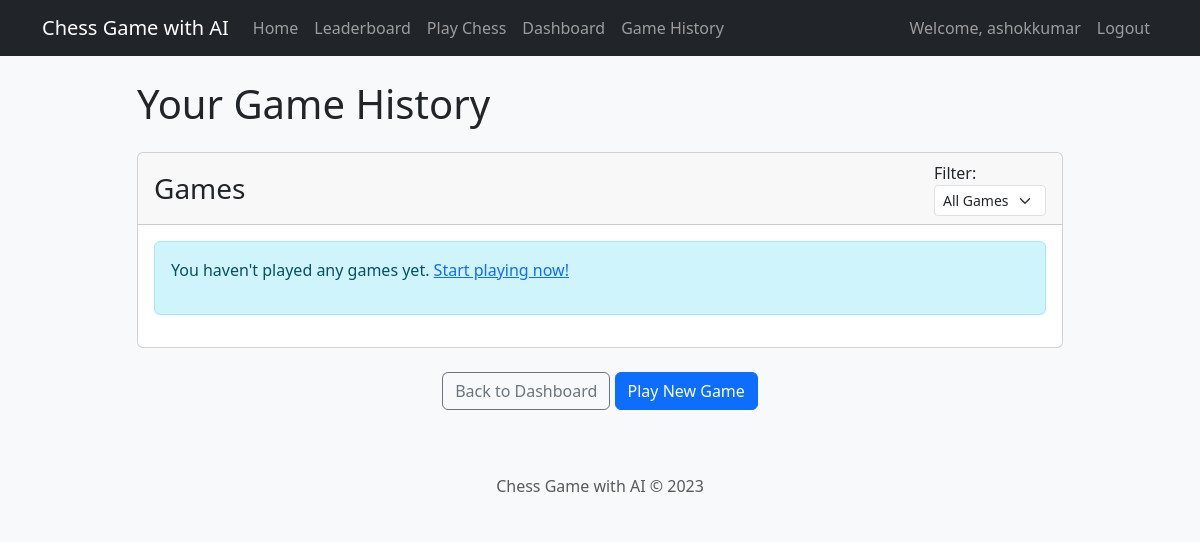
The page /game_history (signed in) on the database as committed earlier.
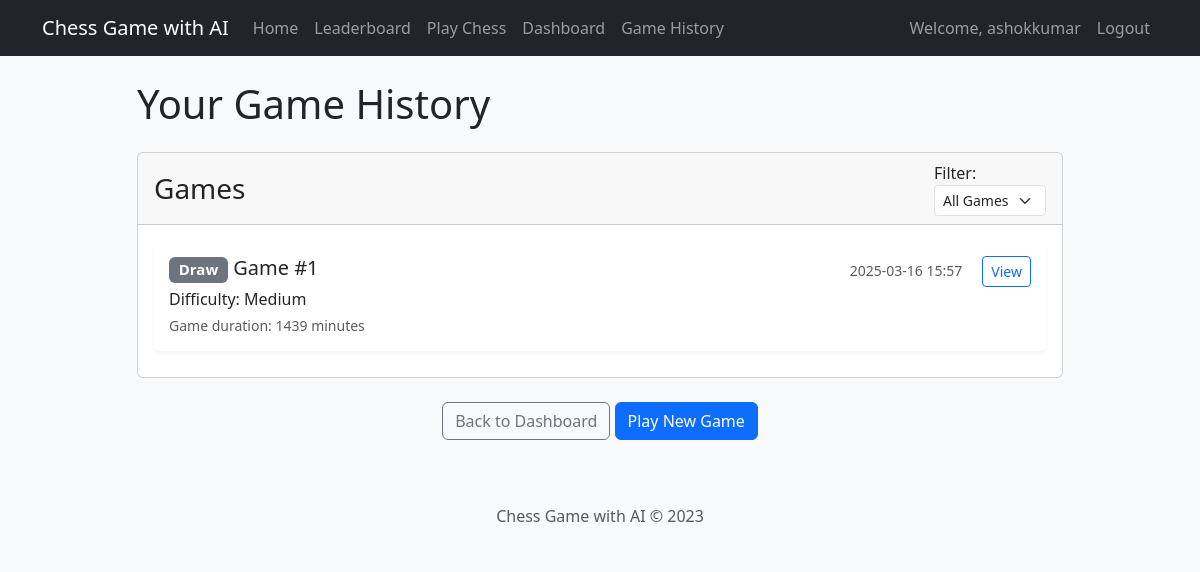
The same page on the database as committed later.
### chess_app/db/models.py (models this page shows, shortened)
class Game(db.Model):
    __tablename__ = 'games'
    id = db.Column(db.Integer, primary_key=True)
    user_id = db.Column(db.Integer, db.ForeignKey('users.id'), nullable=False)
    start_time = db.Column(db.DateTime, default=datetime.utcnow)
    end_time = db.Column(db.DateTime, nullable=True)
    result = db.Column(db.String(10), nullable=True)  # 'win', 'loss', 'draw'
    difficulty = db.Column(db.String(10), nullable=False, default='medium')
    moves = db.Column(db.Text, nullable=True)  # Stored as JSON string
    final_fen = db.Column(db.String(100), nullable=True)

### chess_app/web/app.py (the view)
    @app.route('/game_history')
    @login_required
    def game_history():
        games = Game.query.filter_by(user_id=current_user.id).order_by(Game.end_time.desc()).all()
        return render_template('game_history.html', games=games)

### chess_app/web/templates/game_history.html (shortened to what this page needs)
{% extends "base.html" %}
{% block content %}
<div class="row">
    <div class="col-md-10 offset-md-1">
        <h1 class="mb-4">Your Game History</h1>
        <div class="card mb-4">
            <div class="card-header d-flex justify-content-between align-items-center">
                <h3 class="card-title mb-0">Games</h3>
                <div class="form-inline">
                    <label for="history-filter" class="me-2">Filter:</label>
                    <select id="history-filter" class="form-select form-select-sm">
                        <option value="all" selected>All Games</option>
                    </select>
                </div>
            </div>
            <div class="card-body">
                {% if games %}
                <div class="list-group">
                    {% for game in games %}
                    <div class="game-history-item" data-result="{{ game.result }}">
                        <div class="d-flex justify-content-between align-items-center">
                            <h5 class="mb-1">
                                {% if game.result == 'win' %}
                                <span class="badge bg-success">Win</span>
                                {% elif game.result == 'loss' %}
                                <span class="badge bg-danger">Loss</span>
                                {% else %}
                                <span class="badge bg-secondary">Draw</span>
                                {% endif %}
                                Game #{{ game.id }}
                            </h5>
                            <div>
                                <small class="text-muted me-3">{{ game.end_time.strftime('%Y-%m-%d %H:%M') }}</small>
                                <a href="{{ url_for('view_game', game_id=game.id) }}" class="btn btn-sm btn-outline-primary">View</a>
                            </div>
                        </div>
                        <p class="mb-1">Difficulty: {{ game.difficulty.capitalize() }}</p>
                        <p class="mb-0 small text-muted">Game duration:
                            {% if game.start_time and game.end_time %}
                            {{ (game.end_time - game.start_time).seconds // 60 }} minutes
                            {% else %}
                            Unknown
                            {% endif %}
                        </p>
                    </div>
                    {% endfor %}
                </div>
                {% else %}
                <div class="alert alert-info">
                    <p>You haven't played any games yet. <a href="{{ url_for('play') }}">Start playing now!</a></p>
                </div>
                {% endif %}
            </div>
        </div>
        <div class="text-center">
            <a href="{{ url_for('dashboard') }}" class="btn btn-outline-secondary">Back to Dashboard</a>
            <a href="{{ url_for('play') }}" class="btn btn-primary">Play New Game</a>
        </div>
    </div>
</div>
{% endblock %}

Rows that differ between the two databases and show on the page:
added Game: result "Draw", id "1", end_time "2025-03-16 15:57", difficulty "Medium", (game.end_time-game.start_time).seconds//60 "1439"
Other text that changed with them:
text no longer shown: "You haven't played any games yet. Start playing now!"
